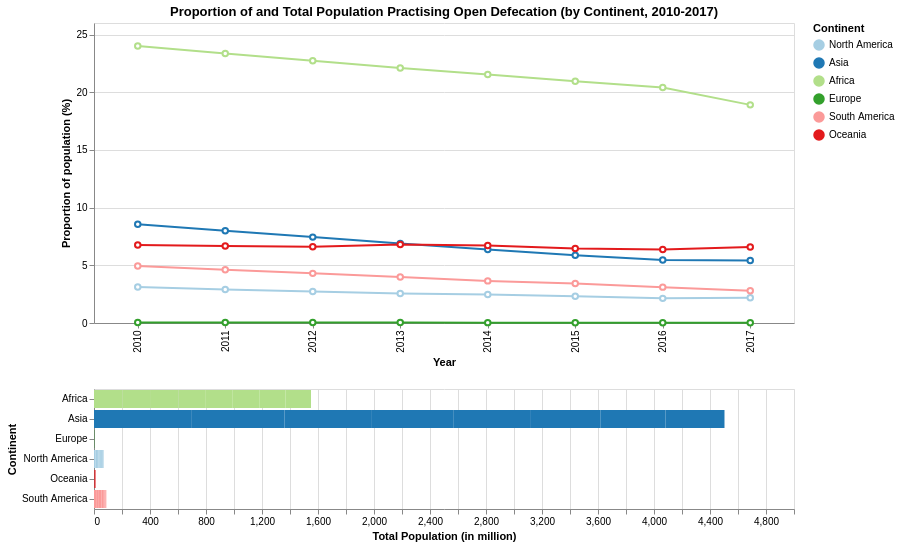

Describe this chart as a Vega-Lite specification.
### Vega-Lite specification from a JSON file in a GitHub repository (floating-point values rounded to 4 significant figures)
{"config": {"view": {"continuousWidth": 400, "continuousHeight": 300}}, "vconcat": [{"mark": {"type": "line", "point": {"filled": false, "fill": "white"}}, "encoding": {"color": {"condition": {"type": "nominal", "field": "Continent", "legend": {"title": "Continent"}, "selection": "selector063"}, "value": "lightgray"}, "tooltip": [{"type": "quantitative", "field": "Year"}, {"type": "quantitative", "field": "Open_Defecation"}], "x": {"type": "ordinal", "axis": {"title": "Year"}, "field": "Year", "scale": {"zero": false}}, "y": {"type": "quantitative", "axis": {"title": "Proportion of population (%)"}, "field": "Open_Defecation", "scale": {"zero": false}}}, "selection": {"selector063": {"type": "interval", "encodings": ["x"]}}, "title": "Proportion of and Total Population Practising Open Defecation (by Continent, 2010-2017)", "width": 700}, {"mark": "bar", "encoding": {"color": {"type": "nominal", "field": "Continent", "scale": {"domain": ["North America", "Asia", "Africa", "Europe", "South America", "Oceania"], "range": ["#a6cee3", "#1f78b4", "#b2df8a", "#33a02c", "#fb9a99", "#e31a1c", "#fdbf6f"]}}, "x": {"type": "quantitative", "axis": {"title": "Total Population (in million)"}, "field": "pop_od_sani"}, "y": {"type": "nominal", "axis": {"title": "Continent"}, "field": "Continent"}}, "transform": [{"filter": {"selection": "selector063"}}], "width": 700}], "data": {"name": "data-7a2413b415f9e8f3325931896b4821ed"}, "$schema": "https://vega.github.io/schema/vega-lite/v4.8.1.json", "datasets": {"data-7a2413b415f9e8f3325931896b4821ed": [{"Continent": "Africa", "Year": 2010, "Open_Defecation": 24.0, "pop_od_sani": 204.5}, {"Continent": "Africa", "Year": 2011, "Open_Defecation": 23.35, "pop_od_sani": 202.1}, {"Continent": "Africa", "Year": 2012, "Open_Defecation": 22.73, "pop_od_sani": 197.5}, {"Continent": "Africa", "Year": 2013, "Open_Defecation": 22.11, "pop_od_sani": 194.8}, {"Continent": "Africa", "Year": 2014, "Open_Defecation": 21.53, "pop_od_sani": 192.2}, {"Continent": "Africa", "Year": 2015, "Open_Defecation": 20.96, "pop_od_sani": 189.4}, {"Continent": "Africa", "Year": 2016, "Open_Defecation": 20.4, "pop_od_sani": 186.4}, {"Continent": "Africa", "Year": 2017, "Open_Defecation": 18.9, "pop_od_sani": 183.0}, {"Continent": "Asia", "Year": 2010, "Open_Defecation": 8.549, "pop_od_sani": 698.9}, {"Continent": "Asia", "Year": 2011, "Open_Defecation": 7.994, "pop_od_sani": 662.0}, {"Continent": "Asia", "Year": 2012, "Open_Defecation": 7.443, "pop_od_sani": 624.0}, {"Continent": "Asia", "Year": 2013, "Open_Defecation": 6.899, "pop_od_sani": 584.9}, {"Continent": "Asia", "Year": 2014, "Open_Defecation": 6.369, "pop_od_sani": 545.0}, {"Continent": "Asia", "Year": 2015, "Open_Defecation": 5.865, "pop_od_sani": 504.2}, {"Continent": "Asia", "Year": 2016, "Open_Defecation": 5.459, "pop_od_sani": 462.7}, {"Continent": "Asia", "Year": 2017, "Open_Defecation": 5.42, "pop_od_sani": 421.6}, {"Continent": "Europe", "Year": 2010, "Open_Defecation": 0.03665, "pop_od_sani": 0.3298}, {"Continent": "Europe", "Year": 2011, "Open_Defecation": 0.03661, "pop_od_sani": 0.3204}, {"Continent": "Europe", "Year": 2012, "Open_Defecation": 0.03709, "pop_od_sani": 0.3117}, {"Continent": "Europe", "Year": 2013, "Open_Defecation": 0.03788, "pop_od_sani": 0.3121}, {"Continent": "Europe", "Year": 2014, "Open_Defecation": 0.0317, "pop_od_sani": 0.3028}, {"Continent": "Europe", "Year": 2015, "Open_Defecation": 0.02935, "pop_od_sani": 0.2944}, {"Continent": "Europe", "Year": 2016, "Open_Defecation": 0.02985, "pop_od_sani": 0.2938}, {"Continent": "Europe", "Year": 2017, "Open_Defecation": 0.02961, "pop_od_sani": 0.2927}, {"Continent": "North America", "Year": 2010, "Open_Defecation": 3.128, "pop_od_sani": 11.42}, {"Continent": "North America", "Year": 2011, "Open_Defecation": 2.905, "pop_od_sani": 10.63}, {"Continent": "North America", "Year": 2012, "Open_Defecation": 2.724, "pop_od_sani": 9.815}, {"Continent": "North America", "Year": 2013, "Open_Defecation": 2.552, "pop_od_sani": 8.991}, {"Continent": "North America", "Year": 2014, "Open_Defecation": 2.471, "pop_od_sani": 8.155}, {"Continent": "North America", "Year": 2015, "Open_Defecation": 2.327, "pop_od_sani": 7.306}, {"Continent": "North America", "Year": 2016, "Open_Defecation": 2.134, "pop_od_sani": 6.446}, {"Continent": "North America", "Year": 2017, "Open_Defecation": 2.195, "pop_od_sani": 5.638}, {"Continent": "Oceania", "Year": 2010, "Open_Defecation": 6.753, "pop_od_sani": 1.355}, {"Continent": "Oceania", "Year": 2011, "Open_Defecation": 6.68, "pop_od_sani": 1.39}, {"Continent": "Oceania", "Year": 2012, "Open_Defecation": 6.608, "pop_od_sani": 1.425}, {"Continent": "Oceania", "Year": 2013, "Open_Defecation": 6.806, "pop_od_sani": 1.461}, {"Continent": "Oceania", "Year": 2014, "Open_Defecation": 6.72, "pop_od_sani": 1.496}, {"Continent": "Oceania", "Year": 2015, "Open_Defecation": 6.46, "pop_od_sani": 1.532}, {"Continent": "Oceania", "Year": 2016, "Open_Defecation": 6.371, "pop_od_sani": 1.568}, {"Continent": "Oceania", "Year": 2017, "Open_Defecation": 6.594, "pop_od_sani": 1.604}, {"Continent": "South America", "Year": 2010, "Open_Defecation": 4.942, "pop_od_sani": 15.45}, {"Continent": "South America", "Year": 2011, "Open_Defecation": 4.62, "pop_od_sani": 14.28}, {"Continent": "South America", "Year": 2012, "Open_Defecation": 4.301, "pop_od_sani": 13.12}, {"Continent": "South America", "Year": 2013, "Open_Defecation": 3.986, "pop_od_sani": 11.95}, {"Continent": "South America", "Year": 2014, "Open_Defecation": 3.65, "pop_od_sani": 10.74}, {"Continent": "South America", "Year": 2015, "Open_Defecation": 3.433, "pop_od_sani": 8.618}, {"Continent": "South America", "Year": 2016, "Open_Defecation": 3.109, "pop_od_sani": 7.456}, {"Continent": "South America", "Year": 2017, "Open_Defecation": 2.802, "pop_od_sani": 6.325}]}}
